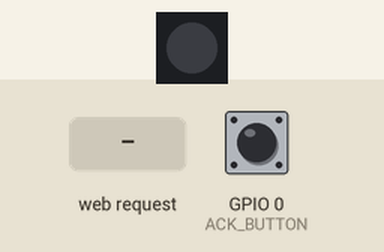
Recording of a sketch running on a simulated ESP32-S3. On the bench: 1 RGB LEDs in strip order, left to right. The inputs (shaded band) are chosen by the test bench; at power-on: GPIO 0 (ACK_BUTTON) HIGH. Dim RGB values are drawn brighter than linear; WiFi joins after 1.5 s; servers stay silent unless stated; what the sketch prints to the serial monitor is not drawn.

Above: at 2.8 s.
2.9 s: HTTP request GET /working received
At 3.46 s:
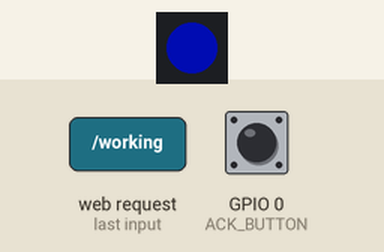
5.9 s: GPIO 0 (ACK_BUTTON) pulled LOW for 0.15 s
At 6.15 s:
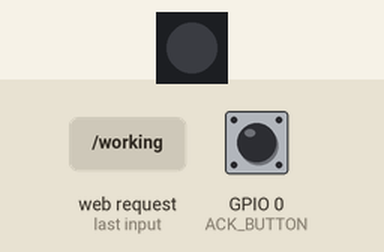
8.9 s: HTTP request GET /approval received
At 9.45 s:
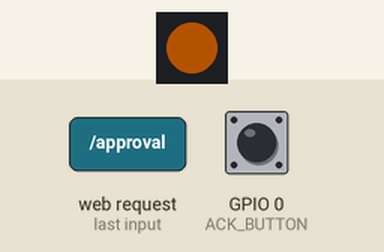
11.9 s: HTTP request GET /done received
At 12.72 s:
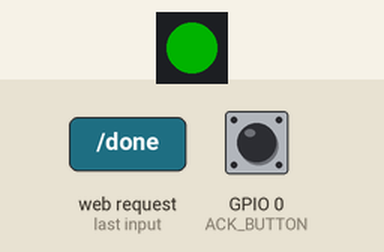
14.9 s: HTTP request GET /compact received
At 15.42 s:
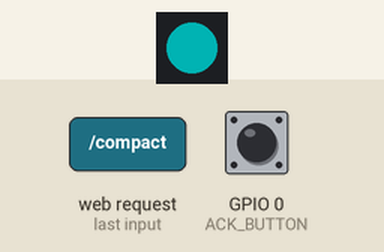
17.9 s: HTTP request GET /subagent/start received
At 19.76 s:
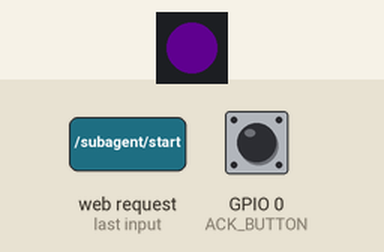
Timing chart, 0 to 21.9 s (numbered marks = the images above; inputs shaded):
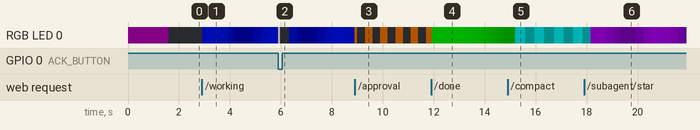

The sketch:

claude_status_led_wifi.ino
```cpp
// Claude Code 狀態燈 v3 - ESP32-S3 + 板載 WS2812
// 重點事件會「鎖存」並持續循環播放，直到你確認（按 BOOT 鍵或送出下一個 prompt）
// 需要函式庫：Adafruit NeoPixel
#include <WiFi.h>
#include <WebServer.h>
#include <ESPmDNS.h>
#include <Adafruit_NeoPixel.h>

#include "secrets.h"   // 複製 secrets.example.h 為 secrets.h 並填入 WiFi 帳密

#define LED_PIN    48   // DevKitC-1 v1.0 = 48，v1.1 = 38
#define LED_COUNT  1
#define ACK_BUTTON 0    // 板上的 BOOT 鍵，按下 = 已讀

Adafruit_NeoPixel led(LED_COUNT, LED_PIN, NEO_GRB + NEO_KHZ800);
WebServer server(80);

// ================= 基礎狀態（持續循環）=================
enum State { IDLE, WORKING, APPROVAL, DONE, ERR, COMPACT };
State state = IDLE;
int subagents = 0;

void setState(State s) { state = s; }

// ================= 鎖存事件（循環播放直到確認）=================
struct Latch { const char* id; uint32_t color; uint8_t count; };
Latch latches[] = {
  { "fail",   0xFF4000, 0 },   // 工具執行失敗：橘紅
  { "denied", 0xFF0000, 0 },   // 權限被拒：紅
  { "task",   0x00FF00, 0 },   // 任務完成：綠
};
const int LATCH_N = sizeof(latches) / sizeof(latches[0]);
unsigned long cycleAnchor = 0;

const uint16_t BASE_MS  = 2500;  // 每輪先顯示基礎狀態多久
const uint16_t BLINK_MS = 150;   // 單次閃爍亮/暗時間
const uint16_t GAP_MS   = 500;   // 不同事件之間的間隔
const uint8_t  MAX_SHOW = 5;     // 次數最多顯示 5 下

bool anyLatched() {
  for (int i = 0; i < LATCH_N; i++) if (latches[i].count) return true;
  return false;
}

void ack() {
  for (int i = 0; i < LATCH_N; i++) latches[i].count = 0;
}

// ================= 一次性閃爍（不鎖存）=================
uint32_t flashColor = 0;
uint16_t flashMs = 0;
uint8_t  flashTimes = 0;
unsigned long flashStart = 0;

void startFlash(uint32_t rgb, uint16_t ms, uint8_t n) {
  flashColor = rgb; flashMs = ms; flashTimes = n; flashStart = millis();
}

// ================= 繪製 =================
void fillRGB(uint32_t c) {
  for (int i = 0; i < LED_COUNT; i++)
    led.setPixelColor(i, led.Color((c >> 16) & 0xFF, (c >> 8) & 0xFF, c & 0xFF));
  led.show();
}
void fill(uint8_t r, uint8_t g, uint8_t b) { fillRGB(((uint32_t)r << 16) | ((uint32_t)g << 8) | b); }

bool renderFlash() {
  if (flashTimes == 0) return false;
  unsigned long t = millis() - flashStart;
  unsigned long cycle = (unsigned long)flashMs * 2;
  if (t >= cycle * flashTimes) { flashTimes = 0; return false; }
  fillRGB((t % cycle) < flashMs ? flashColor : 0);
  return true;
}

void renderBase(unsigned long now) {
  switch (state) {
    case IDLE:
      fill(3, 3, 3);
      break;
    case WORKING: {
      if (subagents > 0) {
        float k = (sin(now / (400.0 / min(subagents, 4))) + 1.0) / 2.0;
        fill((uint8_t)(40 + 140 * k), 0, (uint8_t)(60 + 195 * k));
      } else {
        float k = (sin(now / 400.0) + 1.0) / 2.0;
        fill(0, (uint8_t)(20 * k), (uint8_t)(30 + 225 * k));
      }
      break;
    }
    case APPROVAL:  // 琥珀快閃，一直閃到你處理
      if ((now / 300) % 2) fill(255, 120, 0); else fill(0, 0, 0);
      break;
    case DONE: {    // 綠色慢呼吸，一直持續到下一個 prompt
      float k = (sin(now / 900.0) + 1.0) / 2.0;
      fill(0, (uint8_t)(40 + 215 * k), 0);
      break;
    }
    case ERR:
      if ((now / 700) % 2) fill(255, 0, 0); else fill(0, 0, 0);
      break;
    case COMPACT: {
      float k = (sin(now / 120.0) + 1.0) / 2.0;
      fill(0, (uint8_t)(60 + 195 * k), (uint8_t)(60 + 195 * k));
      break;
    }
  }
}

// 每輪：先播放所有鎖存事件 → 再顯示基礎狀態 BASE_MS → 重複
bool renderLatches(unsigned long now) {
  if (!anyLatched()) return false;

  unsigned long overlay = 0;
  for (int i = 0; i < LATCH_N; i++)
    if (latches[i].count)
      overlay += (unsigned long)min(latches[i].count, MAX_SHOW) * BLINK_MS * 2 + GAP_MS;

  unsigned long pos = (now - cycleAnchor) % (overlay + BASE_MS);
  if (pos >= overlay) return false;  // 這段時間顯示基礎狀態

  for (int i = 0; i < LATCH_N; i++) {
    if (!latches[i].count) continue;
    unsigned long seg = (unsigned long)min(latches[i].count, MAX_SHOW) * BLINK_MS * 2;
    if (pos < seg) {
      fillRGB((pos % (BLINK_MS * 2)) < BLINK_MS ? latches[i].color : 0);
      return true;
    }
    pos -= seg;
    if (pos < GAP_MS) { fill(0, 0, 0); return true; }
    pos -= GAP_MS;
  }
  return false;
}

void render() {
  unsigned long now = millis();
  if (renderFlash()) return;
  if (renderLatches(now)) return;
  renderBase(now);
}

// ================= 按鈕 =================
void checkButton() {
  static bool last = HIGH;
  static unsigned long lastChange = 0;
  bool cur = digitalRead(ACK_BUTTON);
  if (cur != last && millis() - lastChange > 40) {
    lastChange = millis();
    last = cur;
    if (cur == LOW) {           // 按下
      ack();
      if (state == DONE || state == ERR) setState(IDLE);
      startFlash(0xFFFFFF, 80, 1);
    }
  }
}

// ================= HTTP =================
void ok() { server.send(200, "text/plain", "ok"); }

uint32_t parseHex(const String& s, uint32_t def) {
  if (s.length() != 6) return def;
  return (uint32_t)strtoul(s.c_str(), nullptr, 16);
}

void setup() {
  Serial.begin(115200);
  pinMode(ACK_BUTTON, INPUT_PULLUP);
  led.begin();
  led.setBrightness(60);
  fill(30, 0, 30);

  WiFi.mode(WIFI_STA);
  WiFi.setSleep(false);
  WiFi.begin(WIFI_SSID, WIFI_PASS);
  while (WiFi.status() != WL_CONNECTED) delay(200);
  Serial.print("IP: "); Serial.println(WiFi.localIP());
  MDNS.begin("claude-led");

  server.on("/idle",     [] { subagents = 0; setState(IDLE); ok(); });
  server.on("/working",  [] { setState(WORKING); ok(); });
  server.on("/approval", [] { setState(APPROVAL); ok(); });
  server.on("/done",     [] { subagents = 0; setState(DONE); ok(); });
  server.on("/error",    [] { subagents = 0; setState(ERR); ok(); });
  server.on("/compact",  [] { setState(COMPACT); ok(); });

  server.on("/subagent/start", [] { subagents++; setState(WORKING); ok(); });
  server.on("/subagent/stop",  [] { if (subagents > 0) subagents--; ok(); });

  // 鎖存：/latch?id=fail
  server.on("/latch", [] {
    String id = server.arg("id");
    for (int i = 0; i < LATCH_N; i++) {
      if (id == latches[i].id) {
        if (!anyLatched()) cycleAnchor = millis();  // 第一個事件立即開始播放
        if (latches[i].count < 255) latches[i].count++;
      }
    }
    ok();
  });

  // 確認已讀：清除所有鎖存事件
  server.on("/ack", [] { ack(); ok(); });

  // 一次性閃爍：/flash?c=FFFFFF&ms=120&n=3
  server.on("/flash", [] {
    startFlash(parseHex(server.arg("c"), 0xFFFFFF),
               server.hasArg("ms") ? server.arg("ms").toInt() : 150,
               server.hasArg("n")  ? server.arg("n").toInt()  : 1);
    ok();
  });

  server.on("/status", [] {
    String j = String("{\"state\":") + state + ",\"subagents\":" + subagents + ",\"latches\":{";
    for (int i = 0; i < LATCH_N; i++) {
      j += String("\"") + latches[i].id + "\":" + latches[i].count;
      if (i < LATCH_N - 1) j += ",";
    }
    server.send(200, "application/json", j + "}}");
  });

  server.begin();
  setState(IDLE);
}

void loop() {
  server.handleClient();
  checkButton();
  render();
  delay(10);
}
```

secrets.example.h
```cpp
// 複製這個檔案並改名為 secrets.h，填入你的 WiFi 帳密
// secrets.h 已加入 .gitignore，不會被上傳到 GitHub
#pragma once

const char* WIFI_SSID = "YOUR_WIFI";
const char* WIFI_PASS = "YOUR_PASSWORD";
```
